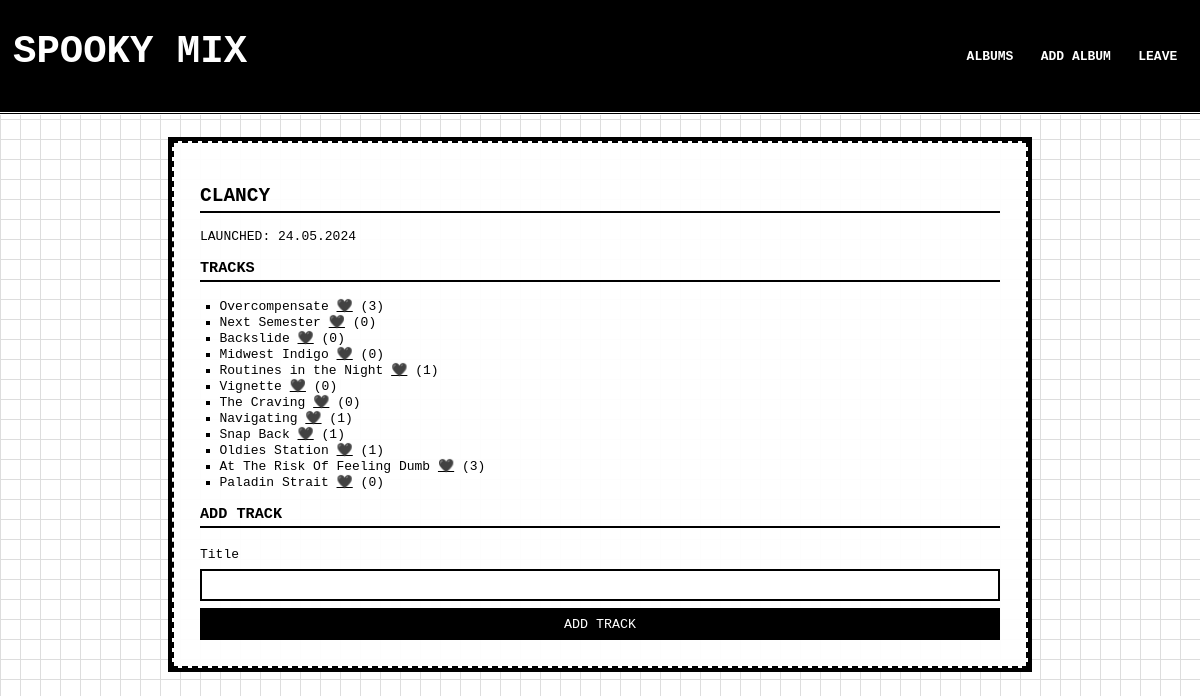
The page /album/2 (signed in) on the database its author committed.
### app/models.py (models this page shows)
class Album(db.Model):
    id = db.Column(db.Integer, primary_key=True)
    title = db.Column(db.String(128))
    release_date = db.Column(db.Date)
    tracks = db.relationship('Track', backref='album', lazy='dynamic')

class Track(db.Model):
    id = db.Column(db.Integer, primary_key=True)
    title = db.Column(db.String(128))
    album_id = db.Column(db.Integer, db.ForeignKey('album.id'))
    likes = db.relationship('Like', backref='track', lazy='dynamic')

### app/routes.py (the view)
@bp.route('/album/<int:album_id>', methods=['GET', 'POST'])
def album(album_id):
    album = Album.query.get_or_404(album_id)
    form = TrackForm()
    if form.validate_on_submit() and current_user.is_authenticated:
        track = Track(title=form.title.data, album=album)
        db.session.add(track)
        db.session.commit()
        return redirect(url_for('main.album', album_id=album_id))
    return render_template('album.html', album=album, form=form)

### app/forms.py
class TrackForm(FlaskForm):
    title = StringField('Title', validators=[DataRequired()])
    submit = SubmitField('Add Track')

### app/models.py (called while the page is built)
@login.user_loader
def load_user(id):
    return User.query.get(int(id))

### app/templates/album.html (shortened to what this page needs)
{% extends 'base.html' %}
{% block content %}
<h2>{{ album.title }}</h2>
<p>LAUNCHED: {{ album.release_date.strftime('%d.%m.%Y') }}</p>
<h3>TRACKS</h3>
<ul>
    {% for track in album.tracks %}
        <li>
            {{ track.title }}
            {% if current_user.is_authenticated %}
                <a href="{{ url_for('main.like', track_id=track.id) }}">🖤</a>
                ({{ track.likes.count() }})
            {% endif %}
        </li>
    {% endfor %}
</ul>
{% if current_user.is_authenticated %}
    <h3>ADD TRACK</h3>
    <form method="post">
        {{ form.title.label }} {{ form.title(size=32) }}
        {{ form.submit() }}
    </form>
{% endif %}
{% endblock %}

### app/static/style.css (style rules this page uses)
body { margin: 0; padding: 0; font-family: monospace; color: #000; background-color: #fff; background-image: linear-gradient(0deg, #ddd 1px, transparent 1px), linear-gradient(90deg, #ddd 1px, transparent 1px); background-size: 20px 20px; }
h1, h2, h3 { border-bottom: 2px solid #000; padding-bottom: 0.2em; text-transform: uppercase; }
ul { list-style: square; padding-left: 1.5em; }
a { color: #000; text-decoration: underline; font-weight: bold; }
form { margin-top: 1.5em; }
input, button, select { background-color: #fff; color: #000; border: 2px solid #000; padding: 0.5em; font-family: monospace; margin-top: 0.5em; width: 100%; box-sizing: border-box; }
input[type="submit"], button { background-color: #000; color: #fff; cursor: pointer; text-transform: uppercase; }

### rows shown on the page
Album: title "CLANCY", release_date "24.05.2024"
Track: title "Overcompensate", likes.count "3"
Track: title "Next Semester", likes.count "0"
Track: title "Backslide", likes.count "0"
Track: title "Midwest Indigo", likes.count "0"
Track: title "Routines in the Night", likes.count "1"
Track: title "Vignette", likes.count "0"
Track: title "The Craving", likes.count "0"
Track: title "Navigating", likes.count "1"
Track: title "Snap Back", likes.count "1"
Track: title "Oldies Station", likes.count "1"
Track: title "At The Risk Of Feeling Dumb", likes.count "3"
Track: title "Paladin Strait", likes.count "0"
